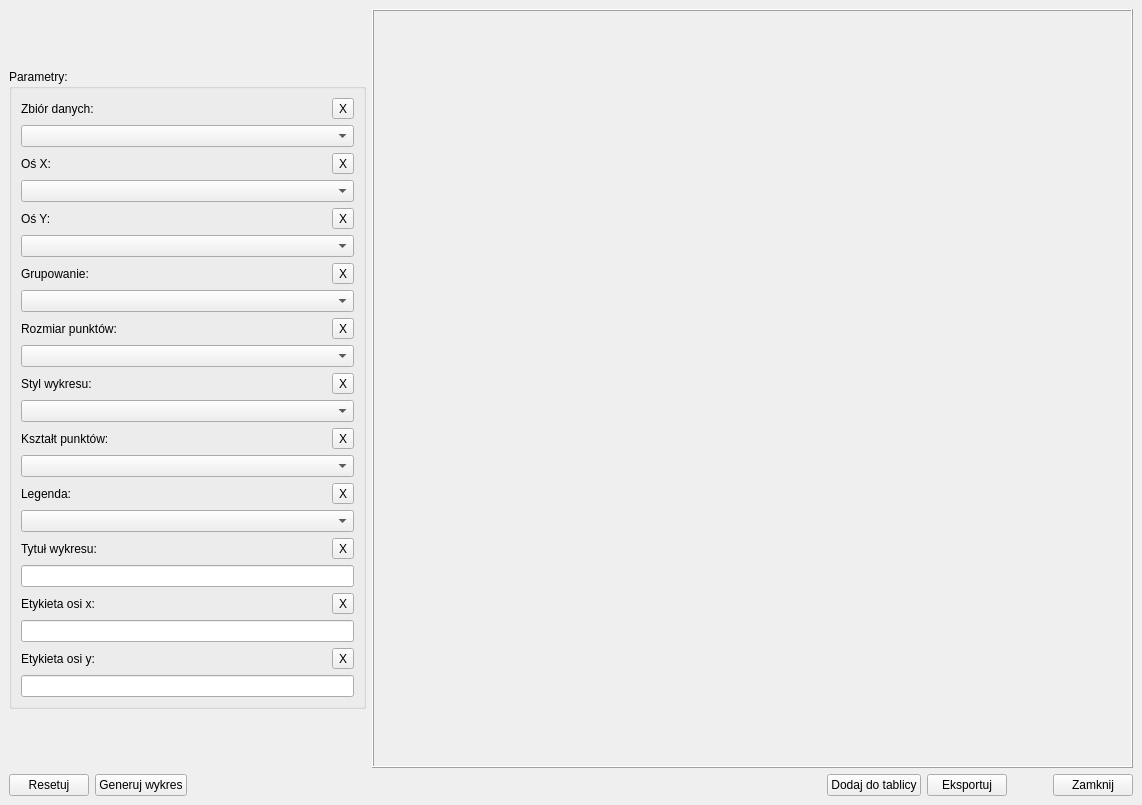
<?xml version="1.0" encoding="UTF-8"?>
<ui version="4.0">
 <class>MainWindow_Scatter_Plot</class>
 <widget class="QMainWindow" name="MainWindow_Scatter_Plot">
  <property name="windowModality">
   <enum>Qt::ApplicationModal</enum>
  </property>
  <property name="geometry">
   <rect>
    <x>0</x>
    <y>0</y>
    <width>1142</width>
    <height>805</height>
   </rect>
  </property>
  <property name="windowTitle">
   <string>Wykres punktowy</string>
  </property>
  <widget class="QWidget" name="centralwidget">
   <layout class="QVBoxLayout" name="verticalLayout_12">
    <item>
     <layout class="QHBoxLayout" name="horizontalLayout_2">
      <item>
       <layout class="QHBoxLayout" name="horizontalLayout">
        <item>
         <layout class="QVBoxLayout" name="verticalLayout_2">
          <item>
           <spacer name="verticalSpacer_2">
            <property name="orientation">
             <enum>Qt::Vertical</enum>
            </property>
            <property name="sizeHint" stdset="0">
             <size>
              <width>20</width>
              <height>40</height>
             </size>
            </property>
           </spacer>
          </item>
          <item>
           <widget class="QGroupBox" name="groupBox">
            <property name="sizePolicy">
             <sizepolicy hsizetype="Fixed" vsizetype="Fixed">
              <horstretch>0</horstretch>
              <verstretch>0</verstretch>
             </sizepolicy>
            </property>
            <property name="title">
             <string>Parametry:</string>
            </property>
            <layout class="QVBoxLayout" name="verticalLayout_13">
             <item>
              <layout class="QVBoxLayout" name="verticalLayout_3">
               <item>
                <layout class="QHBoxLayout" name="horizontalLayout_3">
                 <item>
                  <widget class="QLabel" name="label">
                   <property name="text">
                    <string>Zbiór danych:</string>
                   </property>
                  </widget>
                 </item>
                 <item>
                  <spacer name="horizontalSpacer">
                   <property name="orientation">
                    <enum>Qt::Horizontal</enum>
                   </property>
                   <property name="sizeHint" stdset="0">
                    <size>
                     <width>40</width>
                     <height>20</height>
                    </size>
                   </property>
                  </spacer>
                 </item>
                 <item>
                  <widget class="QToolButton" name="toolButton_Data">
                   <property name="text">
                    <string>X</string>
                   </property>
                  </widget>
                 </item>
                </layout>
               </item>
               <item>
                <widget class="QComboBox" name="comboBox_Data">
                 <property name="minimumSize">
                  <size>
                   <width>250</width>
                   <height>0</height>
                  </size>
                 </property>
                 <property name="placeholderText">
                  <string>Wybierz zbiór danych...</string>
                 </property>
                </widget>
               </item>
              </layout>
             </item>
             <item>
              <layout class="QVBoxLayout" name="verticalLayout">
               <item>
                <layout class="QHBoxLayout" name="horizontalLayout_4">
                 <item>
                  <widget class="QLabel" name="label_2">
                   <property name="text">
                    <string>Oś X:</string>
                   </property>
                  </widget>
                 </item>
                 <item>
                  <spacer name="horizontalSpacer_4">
                   <property name="orientation">
                    <enum>Qt::Horizontal</enum>
                   </property>
                   <property name="sizeHint" stdset="0">
                    <size>
                     <width>40</width>
                     <height>20</height>
                    </size>
                   </property>
                  </spacer>
                 </item>
                 <item>
                  <widget class="QToolButton" name="toolButton_X">
                   <property name="text">
                    <string>X</string>
                   </property>
                  </widget>
                 </item>
                </layout>
               </item>
               <item>
                <widget class="QComboBox" name="comboBox_X">
                 <property name="minimumSize">
                  <size>
                   <width>250</width>
                   <height>0</height>
                  </size>
                 </property>
                 <property name="placeholderText">
                  <string>Wybierz dane na osi x...</string>
                 </property>
                </widget>
               </item>
              </layout>
             </item>
             <item>
              <layout class="QVBoxLayout" name="verticalLayout_5">
               <item>
                <layout class="QHBoxLayout" name="horizontalLayout_5">
                 <item>
                  <widget class="QLabel" name="label_3">
                   <property name="text">
                    <string>Oś Y:</string>
                   </property>
                  </widget>
                 </item>
                 <item>
                  <spacer name="horizontalSpacer_5">
                   <property name="orientation">
                    <enum>Qt::Horizontal</enum>
                   </property>
                   <property name="sizeHint" stdset="0">
                    <size>
                     <width>40</width>
                     <height>20</height>
                    </size>
                   </property>
                  </spacer>
                 </item>
                 <item>
                  <widget class="QToolButton" name="toolButton_Y">
                   <property name="text">
                    <string>X</string>
                   </property>
                  </widget>
                 </item>
                </layout>
               </item>
               <item>
                <widget class="QComboBox" name="comboBox_Y">
                 <property name="minimumSize">
                  <size>
                   <width>250</width>
                   <height>0</height>
                  </size>
                 </property>
                 <property name="placeholderText">
                  <string>Wybierz dane na osi y...</string>
                 </property>
                </widget>
               </item>
              </layout>
             </item>
             <item>
              <layout class="QVBoxLayout" name="verticalLayout_6">
               <item>
                <layout class="QHBoxLayout" name="horizontalLayout_6">
                 <item>
                  <widget class="QLabel" name="label_4">
                   <property name="text">
                    <string>Grupowanie:</string>
                   </property>
                  </widget>
                 </item>
                 <item>
                  <spacer name="horizontalSpacer_6">
                   <property name="orientation">
                    <enum>Qt::Horizontal</enum>
                   </property>
                   <property name="sizeHint" stdset="0">
                    <size>
                     <width>40</width>
                     <height>20</height>
                    </size>
                   </property>
                  </spacer>
                 </item>
                 <item>
                  <widget class="QToolButton" name="toolButton_Hue">
                   <property name="text">
                    <string>X</string>
                   </property>
                  </widget>
                 </item>
                </layout>
               </item>
               <item>
                <widget class="QComboBox" name="comboBox_Hue">
                 <property name="minimumSize">
                  <size>
                   <width>250</width>
                   <height>0</height>
                  </size>
                 </property>
                 <property name="placeholderText">
                  <string>Wybierz dane według, których grupować...</string>
                 </property>
                </widget>
               </item>
              </layout>
             </item>
             <item>
              <layout class="QVBoxLayout" name="verticalLayout_7">
               <item>
                <layout class="QHBoxLayout" name="horizontalLayout_7">
                 <item>
                  <widget class="QLabel" name="label_5">
                   <property name="text">
                    <string>Rozmiar punktów:</string>
                   </property>
                  </widget>
                 </item>
                 <item>
                  <spacer name="horizontalSpacer_7">
                   <property name="orientation">
                    <enum>Qt::Horizontal</enum>
                   </property>
                   <property name="sizeHint" stdset="0">
                    <size>
                     <width>40</width>
                     <height>20</height>
                    </size>
                   </property>
                  </spacer>
                 </item>
                 <item>
                  <widget class="QToolButton" name="toolButton_Size">
                   <property name="text">
                    <string>X</string>
                   </property>
                  </widget>
                 </item>
                </layout>
               </item>
               <item>
                <widget class="QComboBox" name="comboBox_Size">
                 <property name="minimumSize">
                  <size>
                   <width>250</width>
                   <height>0</height>
                  </size>
                 </property>
                 <property name="placeholderText">
                  <string>Wybierz dane według, których ustalić rozmiar punktów...</string>
                 </property>
                </widget>
               </item>
              </layout>
             </item>
             <item>
              <layout class="QVBoxLayout" name="verticalLayout_15">
               <item>
                <layout class="QHBoxLayout" name="horizontalLayout_8">
                 <item>
                  <widget class="QLabel" name="label_6">
                   <property name="text">
                    <string>Styl wykresu:</string>
                   </property>
                  </widget>
                 </item>
                 <item>
                  <spacer name="horizontalSpacer_8">
                   <property name="orientation">
                    <enum>Qt::Horizontal</enum>
                   </property>
                   <property name="sizeHint" stdset="0">
                    <size>
                     <width>40</width>
                     <height>20</height>
                    </size>
                   </property>
                  </spacer>
                 </item>
                 <item>
                  <widget class="QToolButton" name="toolButton_Style">
                   <property name="text">
                    <string>X</string>
                   </property>
                  </widget>
                 </item>
                </layout>
               </item>
               <item>
                <widget class="QComboBox" name="comboBox_Style">
                 <property name="minimumSize">
                  <size>
                   <width>250</width>
                   <height>0</height>
                  </size>
                 </property>
                 <property name="currentIndex">
                  <number>-1</number>
                 </property>
                 <property name="placeholderText">
                  <string>Wybierz styl wykresu...</string>
                 </property>
                 <item>
                  <property name="text">
                   <string>deep</string>
                  </property>
                 </item>
                 <item>
                  <property name="text">
                   <string>muted</string>
                  </property>
                 </item>
                 <item>
                  <property name="text">
                   <string>bright</string>
                  </property>
                 </item>
                 <item>
                  <property name="text">
                   <string>pastel</string>
                  </property>
                 </item>
                 <item>
                  <property name="text">
                   <string>dark</string>
                  </property>
                 </item>
                 <item>
                  <property name="text">
                   <string>colorblind</string>
                  </property>
                 </item>
                 <item>
                  <property name="text">
                   <string>Reds</string>
                  </property>
                 </item>
                 <item>
                  <property name="text">
                   <string>Blues</string>
                  </property>
                 </item>
                 <item>
                  <property name="text">
                   <string>Greens</string>
                  </property>
                 </item>
                 <item>
                  <property name="text">
                   <string>Oranges</string>
                  </property>
                 </item>
                 <item>
                  <property name="text">
                   <string>Purples</string>
                  </property>
                 </item>
                 <item>
                  <property name="text">
                   <string>Greys</string>
                  </property>
                 </item>
                 <item>
                  <property name="text">
                   <string>Set1</string>
                  </property>
                 </item>
                 <item>
                  <property name="text">
                   <string>Set2</string>
                  </property>
                 </item>
                 <item>
                  <property name="text">
                   <string>Set3</string>
                  </property>
                 </item>
                 <item>
                  <property name="text">
                   <string>Domyślny</string>
                  </property>
                 </item>
                </widget>
               </item>
               <item>
                <layout class="QVBoxLayout" name="verticalLayout_8">
                 <item>
                  <layout class="QHBoxLayout" name="horizontalLayout_9">
                   <item>
                    <widget class="QLabel" name="label_7">
                     <property name="text">
                      <string>Kształt punktów:</string>
                     </property>
                    </widget>
                   </item>
                   <item>
                    <spacer name="horizontalSpacer_9">
                     <property name="orientation">
                      <enum>Qt::Horizontal</enum>
                     </property>
                     <property name="sizeHint" stdset="0">
                      <size>
                       <width>40</width>
                       <height>20</height>
                      </size>
                     </property>
                    </spacer>
                   </item>
                   <item>
                    <widget class="QToolButton" name="toolButton_Markers">
                     <property name="text">
                      <string>X</string>
                     </property>
                    </widget>
                   </item>
                  </layout>
                 </item>
                 <item>
                  <widget class="QComboBox" name="comboBox_Markers">
                   <property name="minimumSize">
                    <size>
                     <width>250</width>
                     <height>0</height>
                    </size>
                   </property>
                   <property name="currentIndex">
                    <number>-1</number>
                   </property>
                   <property name="placeholderText">
                    <string>Wybierz kształt punktów...</string>
                   </property>
                   <item>
                    <property name="text">
                     <string>.</string>
                    </property>
                   </item>
                   <item>
                    <property name="text">
                     <string>,</string>
                    </property>
                   </item>
                   <item>
                    <property name="text">
                     <string>o</string>
                    </property>
                   </item>
                   <item>
                    <property name="text">
                     <string>v</string>
                    </property>
                   </item>
                   <item>
                    <property name="text">
                     <string>^</string>
                    </property>
                   </item>
                   <item>
                    <property name="text">
                     <string>&gt;</string>
                    </property>
                   </item>
                   <item>
                    <property name="text">
                     <string>&lt;</string>
                    </property>
                   </item>
                   <item>
                    <property name="text">
                     <string>+</string>
                    </property>
                   </item>
                   <item>
                    <property name="text">
                     <string>x</string>
                    </property>
                   </item>
                   <item>
                    <property name="text">
                     <string>s</string>
                    </property>
                   </item>
                   <item>
                    <property name="text">
                     <string>D</string>
                    </property>
                   </item>
                   <item>
                    <property name="text">
                     <string>-</string>
                    </property>
                   </item>
                   <item>
                    <property name="text">
                     <string>--</string>
                    </property>
                   </item>
                   <item>
                    <property name="text">
                     <string>|</string>
                    </property>
                   </item>
                   <item>
                    <property name="text">
                     <string>:</string>
                    </property>
                   </item>
                   <item>
                    <property name="text">
                     <string>*</string>
                    </property>
                   </item>
                   <item>
                    <property name="text">
                     <string>H</string>
                    </property>
                   </item>
                   <item>
                    <property name="text">
                     <string>X</string>
                    </property>
                   </item>
                  </widget>
                 </item>
                </layout>
               </item>
              </layout>
             </item>
             <item>
              <layout class="QVBoxLayout" name="verticalLayout_4">
               <item>
                <layout class="QHBoxLayout" name="horizontalLayout_10">
                 <item>
                  <widget class="QLabel" name="label_8">
                   <property name="text">
                    <string>Legenda:</string>
                   </property>
                  </widget>
                 </item>
                 <item>
                  <spacer name="horizontalSpacer_10">
                   <property name="orientation">
                    <enum>Qt::Horizontal</enum>
                   </property>
                   <property name="sizeHint" stdset="0">
                    <size>
                     <width>40</width>
                     <height>20</height>
                    </size>
                   </property>
                  </spacer>
                 </item>
                 <item>
                  <widget class="QToolButton" name="toolButton_Legend">
                   <property name="text">
                    <string>X</string>
                   </property>
                  </widget>
                 </item>
                </layout>
               </item>
               <item>
                <widget class="QComboBox" name="comboBox_Legend">
                 <property name="minimumSize">
                  <size>
                   <width>250</width>
                   <height>0</height>
                  </size>
                 </property>
                 <property name="currentIndex">
                  <number>-1</number>
                 </property>
                 <property name="placeholderText">
                  <string>Wybierz opcje wyświetlania legendy...</string>
                 </property>
                 <item>
                  <property name="text">
                   <string>auto</string>
                  </property>
                 </item>
                 <item>
                  <property name="text">
                   <string>brief</string>
                  </property>
                 </item>
                 <item>
                  <property name="text">
                   <string>full</string>
                  </property>
                 </item>
                 <item>
                  <property name="text">
                   <string>Brak</string>
                  </property>
                 </item>
                </widget>
               </item>
              </layout>
             </item>
             <item>
              <layout class="QVBoxLayout" name="verticalLayout_9">
               <item>
                <layout class="QHBoxLayout" name="horizontalLayout_12">
                 <item>
                  <widget class="QLabel" name="label_9">
                   <property name="text">
                    <string>Tytuł wykresu:</string>
                   </property>
                  </widget>
                 </item>
                 <item>
                  <spacer name="horizontalSpacer_11">
                   <property name="orientation">
                    <enum>Qt::Horizontal</enum>
                   </property>
                   <property name="sizeHint" stdset="0">
                    <size>
                     <width>40</width>
                     <height>20</height>
                    </size>
                   </property>
                  </spacer>
                 </item>
                 <item>
                  <widget class="QToolButton" name="toolButton_Title_Plot">
                   <property name="text">
                    <string>X</string>
                   </property>
                  </widget>
                 </item>
                </layout>
               </item>
               <item>
                <widget class="QLineEdit" name="lineEdit_Title_Plot"/>
               </item>
              </layout>
             </item>
             <item>
              <layout class="QVBoxLayout" name="verticalLayout_10">
               <item>
                <layout class="QHBoxLayout" name="horizontalLayout_13">
                 <item>
                  <widget class="QLabel" name="label_10">
                   <property name="text">
                    <string>Etykieta osi x:</string>
                   </property>
                  </widget>
                 </item>
                 <item>
                  <spacer name="horizontalSpacer_12">
                   <property name="orientation">
                    <enum>Qt::Horizontal</enum>
                   </property>
                   <property name="sizeHint" stdset="0">
                    <size>
                     <width>40</width>
                     <height>20</height>
                    </size>
                   </property>
                  </spacer>
                 </item>
                 <item>
                  <widget class="QToolButton" name="toolButton_Label_X">
                   <property name="text">
                    <string>X</string>
                   </property>
                  </widget>
                 </item>
                </layout>
               </item>
               <item>
                <widget class="QLineEdit" name="lineEdit_Label_X"/>
               </item>
              </layout>
             </item>
             <item>
              <layout class="QVBoxLayout" name="verticalLayout_11">
               <item>
                <layout class="QHBoxLayout" name="horizontalLayout_14">
                 <item>
                  <widget class="QLabel" name="label_11">
                   <property name="text">
                    <string>Etykieta osi y:</string>
                   </property>
                  </widget>
                 </item>
                 <item>
                  <spacer name="horizontalSpacer_13">
                   <property name="orientation">
                    <enum>Qt::Horizontal</enum>
                   </property>
                   <property name="sizeHint" stdset="0">
                    <size>
                     <width>40</width>
                     <height>20</height>
                    </size>
                   </property>
                  </spacer>
                 </item>
                 <item>
                  <widget class="QToolButton" name="toolButton_Label_Y">
                   <property name="text">
                    <string>X</string>
                   </property>
                  </widget>
                 </item>
                </layout>
               </item>
               <item>
                <widget class="QLineEdit" name="lineEdit_Label_Y"/>
               </item>
              </layout>
             </item>
            </layout>
           </widget>
          </item>
          <item>
           <spacer name="verticalSpacer">
            <property name="orientation">
             <enum>Qt::Vertical</enum>
            </property>
            <property name="sizeHint" stdset="0">
             <size>
              <width>20</width>
              <height>40</height>
             </size>
            </property>
           </spacer>
          </item>
         </layout>
        </item>
       </layout>
      </item>
      <item>
       <widget class="QFrame" name="frame">
        <property name="frameShape">
         <enum>QFrame::Box</enum>
        </property>
        <property name="frameShadow">
         <enum>QFrame::Raised</enum>
        </property>
        <layout class="QVBoxLayout" name="verticalLayout_14">
         <item>
          <widget class="QWidget" name="widget_Plot" native="true">
           <property name="sizePolicy">
            <sizepolicy hsizetype="Expanding" vsizetype="Expanding">
             <horstretch>0</horstretch>
             <verstretch>0</verstretch>
            </sizepolicy>
           </property>
          </widget>
         </item>
        </layout>
       </widget>
      </item>
     </layout>
    </item>
    <item>
     <layout class="QHBoxLayout" name="horizontalLayout_11">
      <item>
       <widget class="QPushButton" name="pushButton_Reset_Options">
        <property name="text">
         <string>Resetuj</string>
        </property>
       </widget>
      </item>
      <item>
       <widget class="QPushButton" name="pushButton_Generate_Plot">
        <property name="text">
         <string>Generuj wykres</string>
        </property>
       </widget>
      </item>
      <item>
       <spacer name="horizontalSpacer_2">
        <property name="orientation">
         <enum>Qt::Horizontal</enum>
        </property>
        <property name="sizeHint" stdset="0">
         <size>
          <width>40</width>
          <height>20</height>
         </size>
        </property>
       </spacer>
      </item>
      <item>
       <widget class="QPushButton" name="pushButton_Add_To_Board">
        <property name="text">
         <string>Dodaj do tablicy</string>
        </property>
       </widget>
      </item>
      <item>
       <widget class="QPushButton" name="pushButton_Export">
        <property name="text">
         <string>Eksportuj</string>
        </property>
       </widget>
      </item>
      <item>
       <spacer name="horizontalSpacer_3">
        <property name="orientation">
         <enum>Qt::Horizontal</enum>
        </property>
        <property name="sizeType">
         <enum>QSizePolicy::Fixed</enum>
        </property>
        <property name="sizeHint" stdset="0">
         <size>
          <width>40</width>
          <height>20</height>
         </size>
        </property>
       </spacer>
      </item>
      <item>
       <widget class="QPushButton" name="pushButton_Close">
        <property name="text">
         <string>Zamknij</string>
        </property>
       </widget>
      </item>
     </layout>
    </item>
   </layout>
  </widget>
 </widget>
 <resources/>
 <connections>
  <connection>
   <sender>pushButton_Close</sender>
   <signal>clicked()</signal>
   <receiver>MainWindow_Scatter_Plot</receiver>
   <slot>close()</slot>
   <hints>
    <hint type="sourcelabel">
     <x>1094</x>
     <y>782</y>
    </hint>
    <hint type="destinationlabel">
     <x>570</x>
     <y>402</y>
    </hint>
   </hints>
  </connection>
  <connection>
   <sender>toolButton_Data</sender>
   <signal>clicked()</signal>
   <receiver>comboBox_Data</receiver>
   <slot>clearEditText()</slot>
   <hints>
    <hint type="sourcelabel">
     <x>335</x>
     <y>79</y>
    </hint>
    <hint type="destinationlabel">
     <x>184</x>
     <y>108</y>
    </hint>
   </hints>
  </connection>
  <connection>
   <sender>toolButton_X</sender>
   <signal>clicked()</signal>
   <receiver>comboBox_X</receiver>
   <slot>clearEditText()</slot>
   <hints>
    <hint type="sourcelabel">
     <x>335</x>
     <y>139</y>
    </hint>
    <hint type="destinationlabel">
     <x>184</x>
     <y>168</y>
    </hint>
   </hints>
  </connection>
  <connection>
   <sender>toolButton_Y</sender>
   <signal>clicked()</signal>
   <receiver>comboBox_Y</receiver>
   <slot>clearEditText()</slot>
   <hints>
    <hint type="sourcelabel">
     <x>335</x>
     <y>199</y>
    </hint>
    <hint type="destinationlabel">
     <x>184</x>
     <y>228</y>
    </hint>
   </hints>
  </connection>
  <connection>
   <sender>toolButton_Hue</sender>
   <signal>clicked()</signal>
   <receiver>comboBox_Hue</receiver>
   <slot>clearEditText()</slot>
   <hints>
    <hint type="sourcelabel">
     <x>335</x>
     <y>259</y>
    </hint>
    <hint type="destinationlabel">
     <x>184</x>
     <y>288</y>
    </hint>
   </hints>
  </connection>
  <connection>
   <sender>toolButton_Title_Plot</sender>
   <signal>clicked()</signal>
   <receiver>lineEdit_Title_Plot</receiver>
   <slot>clear()</slot>
   <hints>
    <hint type="sourcelabel">
     <x>335</x>
     <y>559</y>
    </hint>
    <hint type="destinationlabel">
     <x>184</x>
     <y>588</y>
    </hint>
   </hints>
  </connection>
  <connection>
   <sender>toolButton_Style</sender>
   <signal>clicked()</signal>
   <receiver>comboBox_Style</receiver>
   <slot>clearEditText()</slot>
   <hints>
    <hint type="sourcelabel">
     <x>335</x>
     <y>379</y>
    </hint>
    <hint type="destinationlabel">
     <x>184</x>
     <y>408</y>
    </hint>
   </hints>
  </connection>
  <connection>
   <sender>toolButton_Size</sender>
   <signal>clicked()</signal>
   <receiver>comboBox_Size</receiver>
   <slot>clearEditText()</slot>
   <hints>
    <hint type="sourcelabel">
     <x>335</x>
     <y>319</y>
    </hint>
    <hint type="destinationlabel">
     <x>184</x>
     <y>348</y>
    </hint>
   </hints>
  </connection>
  <connection>
   <sender>toolButton_Markers</sender>
   <signal>clicked()</signal>
   <receiver>comboBox_Markers</receiver>
   <slot>clearEditText()</slot>
   <hints>
    <hint type="sourcelabel">
     <x>334</x>
     <y>438</y>
    </hint>
    <hint type="destinationlabel">
     <x>184</x>
     <y>467</y>
    </hint>
   </hints>
  </connection>
  <connection>
   <sender>toolButton_Label_X</sender>
   <signal>clicked()</signal>
   <receiver>lineEdit_Label_X</receiver>
   <slot>clear()</slot>
   <hints>
    <hint type="sourcelabel">
     <x>335</x>
     <y>619</y>
    </hint>
    <hint type="destinationlabel">
     <x>184</x>
     <y>648</y>
    </hint>
   </hints>
  </connection>
  <connection>
   <sender>toolButton_Legend</sender>
   <signal>clicked()</signal>
   <receiver>comboBox_Legend</receiver>
   <slot>clearEditText()</slot>
   <hints>
    <hint type="sourcelabel">
     <x>335</x>
     <y>499</y>
    </hint>
    <hint type="destinationlabel">
     <x>184</x>
     <y>528</y>
    </hint>
   </hints>
  </connection>
  <connection>
   <sender>toolButton_Label_Y</sender>
   <signal>clicked()</signal>
   <receiver>lineEdit_Label_Y</receiver>
   <slot>clear()</slot>
   <hints>
    <hint type="sourcelabel">
     <x>335</x>
     <y>679</y>
    </hint>
    <hint type="destinationlabel">
     <x>184</x>
     <y>708</y>
    </hint>
   </hints>
  </connection>
 </connections>
</ui>
